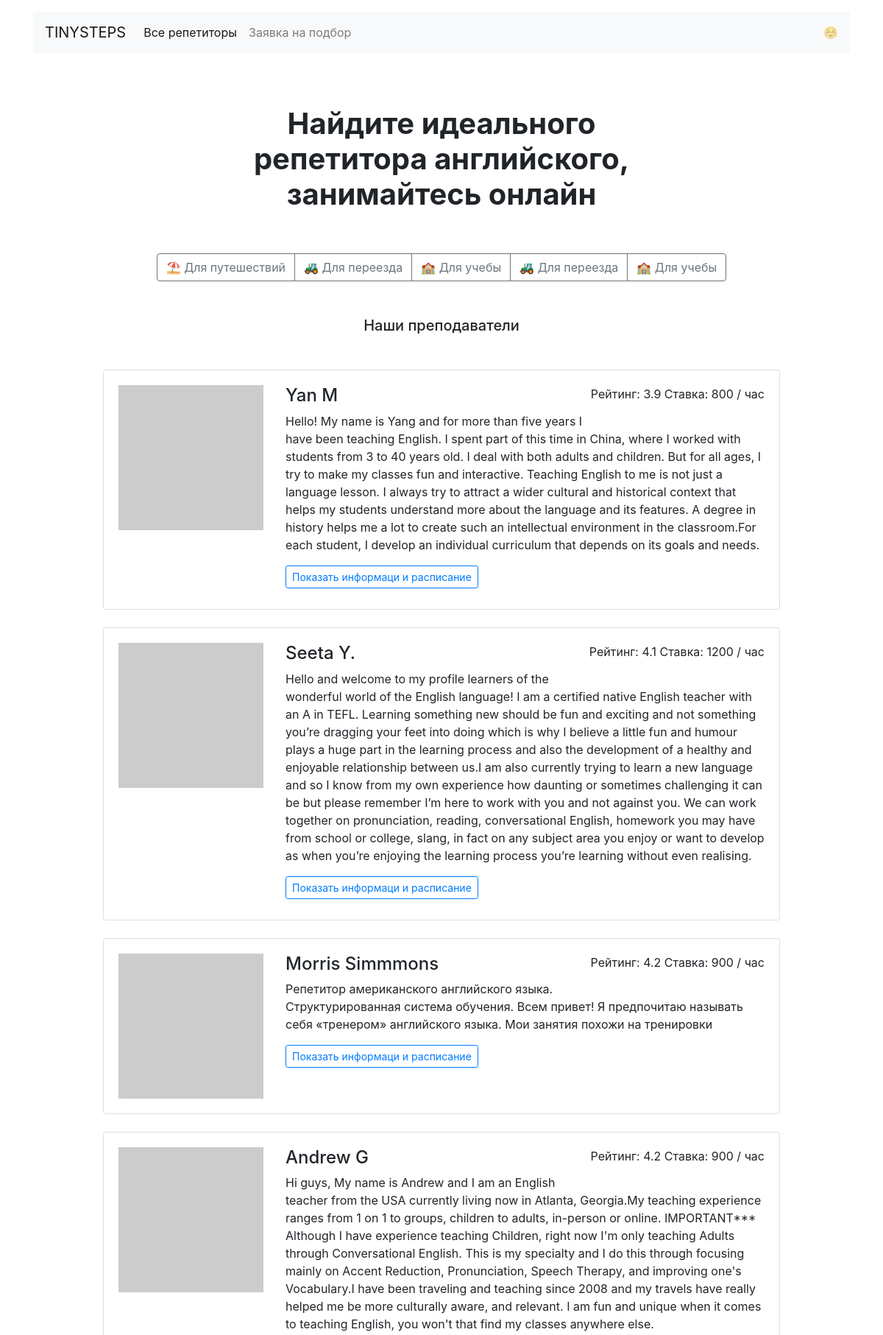
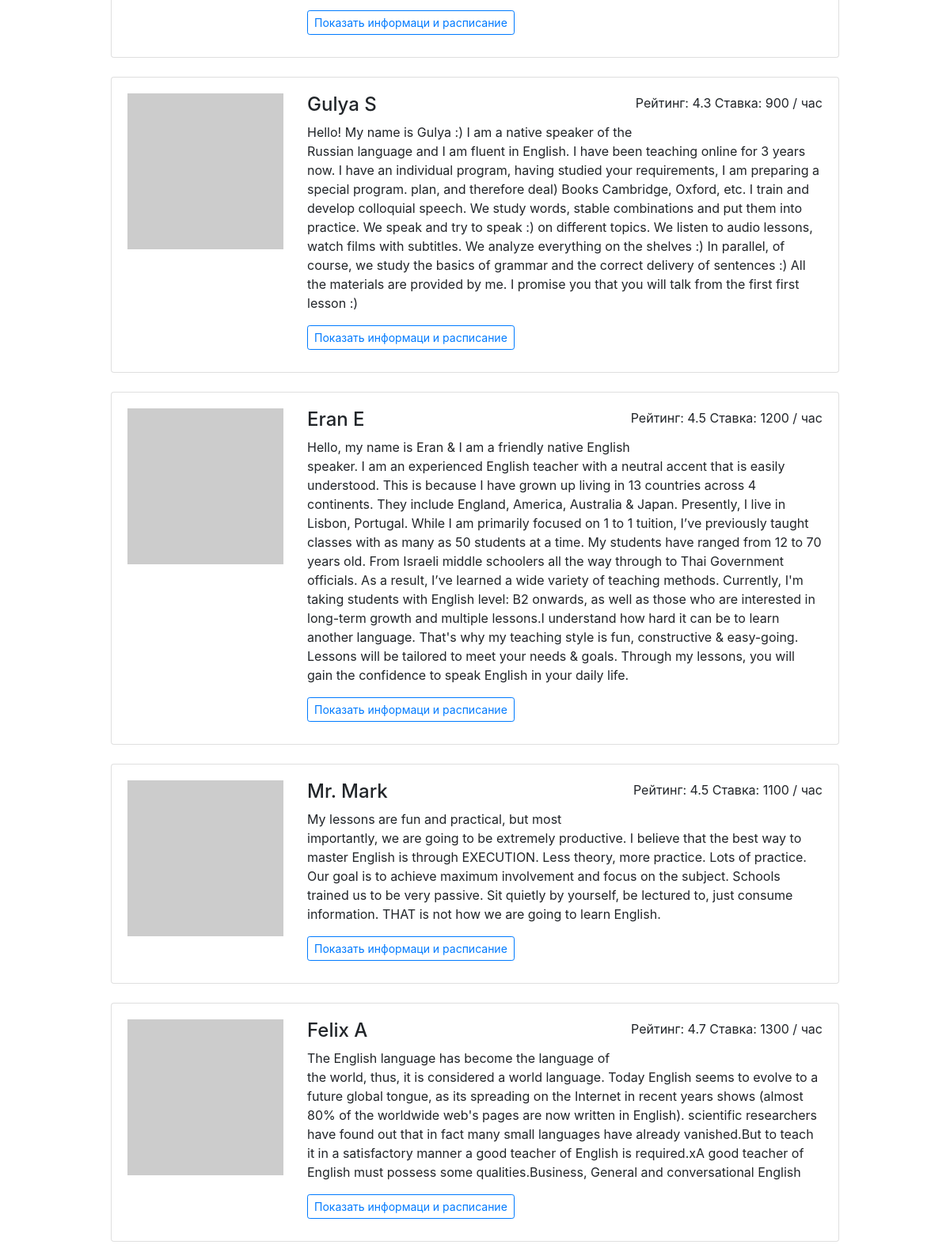
Screenshot of /teachers/ (upper part) with the database file from the repository (2 pictures, top to bottom).
### app.py (models this page shows)
class Goals(db.Model):
    __tablename__ = 'goals'
    id = db.Column(db.Integer, primary_key=True)
    key = db.Column(db.String, nullable=False)
    teachers_id = db.Column(db.Integer, db.ForeignKey("teachers.id"))
    goal = db.relationship("Teachers", back_populates="goals", uselist=False)
    search_teacher = db.relationship("SearchTeacher", back_populates="goal", uselist=False)

class Teachers(db.Model):
    __tablename__ = 'teachers'
    id = db.Column(db.Integer, primary_key=True)
    name = db.Column(db.String, nullable=False)
    about = db.Column(db.String, nullable=False)
    rating = db.Column(db.Float, nullable=False)
    picture = db.Column(db.String, nullable=False)
    price = db.Column(db.Integer, nullable=False)
    lesson_time = db.Column(db.String)
    goals = db.relationship("Goals", back_populates="goal")
    week_day = db.relationship("TimetableTeachers", back_populates="week")

### app.py (the view)
@app.route('/teachers/')  # все репетиторы
def teachers():
    teachers_query = db.session.query(Teachers).order_by(Teachers.rating)
    return render_template("teachers.html", all_data=all_data, goals=query_goals(), teachers=teachers_query.all())

### app.py (called while the page is built)
def query_goals():
    dict_id_teachers_goals = {}
    dict_goals_unique = {}
    goals_unique = db.session.query(Goals.id, Goals.key).distinct().limit(5)
    goals_all = db.session.query(Goals.id, Goals.teachers_id, Goals.key)
    for id, key in goals_unique.all():
        dict_goals_unique[id] = key
    for id, key, id_teacher in goals_all.all():
        dict_id_teachers_goals[id] = (str(id_teacher))+''+str(key)
    all_goals = [dict_goals_unique, dict_id_teachers_goals]
    return all_goals

### templates/teachers.html (shortened to what this page needs)
{% extends 'base.html' %}
{% block container %}
  <main class="container mt-3 mb-5">
    <section>
    <h1 class="h1 text-center mx-auto mt-4 py-5"><strong>Найдите идеального <br>репетитора английского, <br>занимайтесь онлайн</strong></h1>
    <div class="text-center mb-5">
      <div class="btn-group mx-auto mb-0" role="group" aria-label="Basic example">
         {% for key in goals[0] %}
                    <a href="{{ url_for('goals', goal=goals[0][key]) }}" class="btn btn-outline-secondary">{{ goals[0][key] }}</a>
        {% endfor %}
      </div>
    </div>
    <h2 class="h5 text-center mb-5">Наши преподаватели</h2>
    <div class="row">
      <div class="col-12 col-lg-10 offset-lg-1 m-auto">
        {% for teacher in teachers %}
        <div class="card mb-4">
          <div class="card-body">
            <div class="row">
              <div class="col-3"><img src="{{ teacher.picture }}" class="img-fluid" alt=""></div>
              <div class="col-9">
                <p class="float-right">Рейтинг: {{ teacher.rating }} Ставка: {{ teacher.price }} / час</p>
                <h2 class="h4">{{ teacher.name }}</h2>
                <p>{{ teacher.about }}</p>
                <a href="{{url_for('profiles', id_teacher=teacher.id)}}" class="btn btn-outline-primary btn-sm mr-3 mb-2">Показать информаци и расписание</a>
              </div>
            </div>
          </div>
        </div>
        {% endfor %}
      </div>
    </div>
    </section>
  </main>
{% endblock %}

### rows the page displays
Goals: key "⛱ Для путешествий"
Goals: key "🚜 Для переезда"
Goals: key "🏫 Для учебы"
Goals: key "🚜 Для переезда"
Goals: key "🏫 Для учебы"
Teachers: rating "3.9", price "800", name "Yan M", about "Hello! My name is Yang and for more than five years I have been teaching English. I spent part of this time in China, where I worked with students from 3 to 40 years old. I deal with both adults and children. But for all ages, I try to make my classes fun and interactive. Teaching English to me is not just a language lesson. I always try to attract a wider cultural and historical context that helps my students understand more about the language and its features. A degree in history helps me a lot to create such an intellectual environment in the classroom.For each student, I develop an individual curriculum that depends on its goals and needs."
Teachers: rating "4.1", price "1200", name "Seeta Y.", about "Hello and welcome to my profile learners of the wonderful world of the English language! I am a certified native English teacher with an A in TEFL. Learning something new should be fun and exciting and not something you’re dragging your feet into doing which is why I believe a little fun and humour plays a huge part in the learning process and also the development of a healthy and enjoyable relationship between us.I am also currently trying to learn a new language and so I know from my own experience how daunting or sometimes challenging it can be but please remember I’m here to work with you and not against you. We can work together on pronunciation, reading, conversational English,…"
Teachers: rating "4.2", price "900", name "Morris Simmmons", about "Репетитор американского английского языка. Структурированная система обучения. Всем привет! Я предпочитаю называть себя «тренером» английского языка. Мои занятия похожи на тренировки"
Teachers: rating "4.2", price "900", name "Andrew G", about "Hi guys, My name is Andrew and I am an English teacher from the USA currently living now in Atlanta, Georgia.My teaching experience ranges from 1 on 1 to groups, children to adults, in-person or online. IMPORTANT*** Although I have experience teaching Children, right now I'm only teaching Adults through Conversational English. This is my specialty and I do this through focusing mainly on Accent Reduction, Pronunciation, Speech Therapy, and improving one's Vocabulary.I have been traveling and teaching since 2008 and my travels have really helped me be more culturally aware, and relevant. I am fun and unique when it comes to teaching English, you won't that find my classes anywhere else."
Teachers: rating "4.3", price "900", name "Gulya S", about "Hello! My name is Gulya :) I am a native speaker of the Russian language and I am fluent in English. I have been teaching online for 3 years now. I have an individual program, having studied your requirements, I am preparing a special program. plan, and therefore deal) Books Cambridge, Oxford, etc. I train and develop colloquial speech. We study words, stable combinations and put them into practice. We speak and try to speak :) on different topics. We listen to audio lessons, watch films with subtitles. We analyze everything on the shelves :) In parallel, of course, we study the basics of grammar and the correct delivery of sentences :) All the materials are provided by me. I promise you…"
Teachers: rating "4.5", price "1200", name "Eran E", about "Hello, my name is Eran & I am a friendly native English speaker. I am an experienced English teacher with a neutral accent that is easily understood. This is because I have grown up living in 13 countries across 4 continents. They include England, America, Australia & Japan. Presently, I live in Lisbon, Portugal. While I am primarily focused on 1 to 1 tuition, I’ve previously taught classes with as many as 50 students at a time. My students have ranged from 12 to 70 years old. From Israeli middle schoolers all the way through to Thai Government officials. As a result, I’ve learned a wide variety of teaching methods. Currently, I'm taking students with English level: B2 onwards, as well as…"
Teachers: rating "4.5", price "1100", name "Mr. Mark", about "My lessons are fun and practical, but most importantly, we are going to be extremely productive. I believe that the best way to master English is through EXECUTION. Less theory, more practice. Lots of practice. Our goal is to achieve maximum involvement and focus on the subject. Schools trained us to be very passive. Sit quietly by yourself, be lectured to, just consume information. THAT is not how we are going to learn English."
Teachers: rating "4.7", price "1300", name "Felix A", about "The English language has become the language of the world, thus, it is considered a world language. Today English seems to evolve to a future global tongue, as its spreading on the Internet in recent years shows (almost 80% of the worldwide web's pages are now written in English). scientific researchers have found out that in fact many small languages have already vanished.But to teach it in a satisfactory manner a good teacher of English is required.xA good teacher of English must possess some qualities.Business, General and conversational English"
